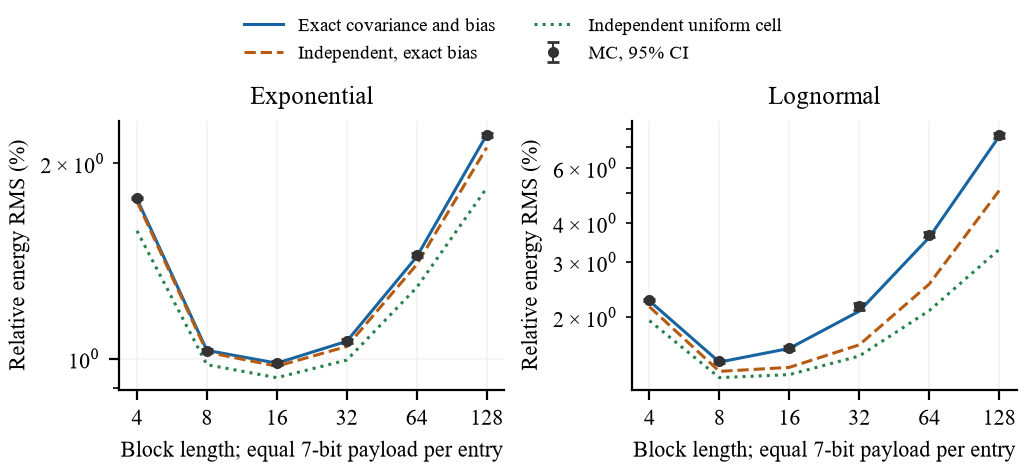

Reproduce this figure in Python.
"""Fixed-budget BFP compression of independent cell sources in a Poisson solve.

Run: python poisson_application.py; rebuild without resampling: --from-saved.
The fixed codec returns a format failure outside its signed int8 exponent
range. It never saturates or silently adds an unbudgeted escape payload.
All prescribed layouts and block lengths are retained; inputs are paired
across codecs and independent of all earlier application experiments.
"""
from pathlib import Path
import argparse
import csv
import hashlib
import json
import math
import platform
import time

import numpy as np
import scipy
from scipy.fft import dst, idst
from scipy.special import log_ndtr, logsumexp
import matplotlib
matplotlib.use("Agg")
import matplotlib.pyplot as plt
import run_revision as core

OUT = Path(__file__).resolve().parent
LAWS = ("exponential", "lognormal")
SIZES = (128, 512)
BLOCK_SIZES = (4, 8, 16, 32, 64, 128)
BITS_PER_ENTRY = 7
EXPONENT_BITS = 8
EXPONENT_MIN, EXPONENT_MAX = -128, 127
DEFAULT_TRIALS = {128: 40000, 512: 20000}


def sha(path):
    return hashlib.sha256(path.read_bytes()).hexdigest()


def write_csv(path, rows):
    with path.open("w", newline="", encoding="utf-8") as f:
        writer = csv.DictWriter(f, fieldnames=list(rows[0]))
        writer.writeheader()
        writer.writerows(rows)


def read_rows(name):
    with (OUT / name).open(newline="", encoding="utf-8") as f:
        rows = list(csv.DictReader(f))
    for row in rows:
        for key, value in row.items():
            if value in ("True", "False"):
                row[key] = value == "True"
            else:
                try:
                    row[key] = float(value)
                except ValueError:
                    pass
    return rows


def source_moments(law):
    if law == "exponential":
        return 1., 1., 2., 24.
    if law == "lognormal":
        return math.exp(.5), math.exp(2)-math.e, math.exp(2), math.exp(8)
    raise ValueError(law)


def geometry(n):
    h = 1 / (n + 1)
    i = np.arange(1, n + 1)
    # Green matrix of A=h^-2 tridiag(-1,2,-1), checked against DST below.
    green = h*h * np.minimum.outer(i, i) * (n + 1 - np.maximum.outer(i, i)) / (n + 1)
    eigenvalues = 4 / (h*h) * np.sin(np.pi * i / (2*(n+1)))**2
    return h, green, eigenvalues


def configurations(n):
    configurations = []
    budget = BITS_PER_ENTRY*n
    for size in BLOCK_SIZES:
        count = n // size
        base = (budget - EXPONENT_BITS*count)//n - 3
        extra = (budget - EXPONENT_BITS*count - n*(base+3))//size
        # Locations are part of the prescribed codec, requiring no flags.
        high = set(np.floor((np.arange(extra)+.5)*count/extra).astype(int)) if extra else set()
        levels = np.array([base + (j in high) for j in range(count)], dtype=int)
        payload = int(np.sum(size*(levels+3)) + EXPONENT_BITS*count)
        padding = budget-payload
        if base < 0 or extra > count or not 0 <= padding < size:
            raise RuntimeError("invalid prescribed storage allocation")
        for layout in ("contiguous", "interleaved"):
            if count == 1 and layout == "interleaved":
                continue
            ids = (np.arange(n).reshape(count, size) if layout == "contiguous"
                   else np.arange(n).reshape(size, count).T)
            configurations.append(dict(id=f"b{size}_{layout}", n=n, block_size=size,
                blocks=count, layout=layout, base_L=int(base), higher_L_blocks=int(extra),
                L_by_block=levels.tolist(), block_indices=ids.tolist(),
                coefficient_bits=int(size*np.sum(levels+3)),
                exponent_bits=EXPONENT_BITS*count, padding_bits=padding,
                total_bits=payload+padding, bits_per_entry=BITS_PER_ENTRY))
    return configurations


def probability_audit(law, config, h, eigenvalues):
    """Union-bound format failure and omitted energy moment, in log10 units."""
    n, size = config["n"], config["block_size"]
    lower_log = EXPONENT_MIN*math.log(2)
    upper_log = (EXPONENT_MAX+1)*math.log(2)
    if law == "lognormal":
        log_lower = size*float(log_ndtr(lower_log))
        log_upper_single = float(log_ndtr(-upper_log))
    else:
        log_lower = size*math.log(-math.expm1(-math.exp(lower_log)))
        log_upper_single = -math.exp(upper_log)
    log_failure = min(0., math.log(config["blocks"]) +
                      float(logsumexp([log_lower, math.log(size)+log_upper_single])))
    _, _, second, fourth = source_moments(law)
    input_fourth_norm = n*fourth+n*(n-1)*second*second
    # ||e||^2 <= b_max 2^-2(Lmin+1) ||b||^2; Cauchy bounds the
    # full-vector energy on failure, including unaffected blocks.
    factor = h/eigenvalues[0]*size/2**(2*(config["base_L"]+1))
    log_energy = math.log(factor)+.5*(math.log(input_fourth_norm)+log_failure)
    return dict(failure_probability_log10_bound=log_failure/math.log(10),
                omitted_energy_mse_log10_bound=log_energy/math.log(10))


def population(law, config, h, green, eigenvalues, cache):
    n, size = config["n"], config["block_size"]
    means = np.zeros(n)
    exact_variance, independent_variance, uniform = 0., 0., 0.
    minimum_retained = 1.
    for ids, level in zip(config["block_indices"], config["L_by_block"]):
        key = (law, size, level)
        if key not in cache:
            cache[key] = core.exact_model(law, size, level, compute_reduced=False)
        model = cache[key]
        mu, v, kappa = model["mean"], model["var"], model["cov"]
        ids = np.array(ids)
        block_green = green[np.ix_(ids, ids)]
        trace = np.trace(block_green)
        means[ids] = mu
        exact_variance += (v-kappa)*trace+kappa*block_green.sum()
        independent_variance += v*trace
        mean_step2 = sum(t["p"]*t["s"]**2 for t in model["layers"])/model["retained_probability"]
        uniform += mean_step2/12*trace
        minimum_retained = min(minimum_retained, model["retained_probability"])
    bias = float(means @ green @ means)
    mean, variance, _, _ = source_moments(law)
    reference = h*(variance*np.trace(green)+mean*mean*green.sum())
    exact = h*(exact_variance+bias)
    independent = h*(independent_variance+bias)
    uniform *= h
    row = {k: v for k, v in config.items() if k not in ("block_indices", "L_by_block")}
    row.update(distribution=law, exact_energy_mse=exact,
               exact_energy_variance=h*exact_variance, energy_squared_bias=h*bias,
               independent_energy_mse=independent, uniform_energy_mse=uniform,
               reference_expected_energy=reference,
               exact_relative_rms=math.sqrt(exact/reference),
               independent_relative_rms=math.sqrt(independent/reference),
               uniform_relative_rms=math.sqrt(uniform/reference),
               minimum_retained_layer_probability=minimum_retained,
               **probability_audit(law, config, h, eigenvalues))
    return row


def bounded_quantize(inputs, config):
    ids = np.array(config["block_indices"])
    z = inputs[:, ids]
    maximum = np.max(np.abs(z), axis=2)
    # frexp extracts the exact binary64 binade, including the predecessor
    # of a power of two, where rounded log2 can misclassify the maximum.
    exponent = np.frexp(np.where(maximum > 0, maximum, 1))[1].astype(int)-1
    exponent = np.where(maximum > 0, exponent, 0)
    failed = (exponent < EXPONENT_MIN) | (exponent > EXPONENT_MAX)
    if np.any(failed):
        raise OverflowError(f"bounded codec format failure in {config['id']}: "
                            f"{np.count_nonzero(failed)} block(s); no resampling")
    exponent_code = exponent.astype(np.int8)
    if not np.array_equal(exponent, exponent_code.astype(int)):
        raise RuntimeError("int8 exponent encoding differs")
    levels = np.array(config["L_by_block"])
    step = np.exp2(exponent-levels[None, :])
    coefficients = np.rint(z/step[:, :, None]).astype(np.int16)
    max_positive = np.exp2(levels+2)-1
    min_negative = -np.exp2(levels+2)
    if np.any(coefficients > max_positive[None, :, None]) or np.any(coefficients < min_negative[None, :, None]):
        raise RuntimeError("signed L+3 coefficient width insufficient")
    # Construct the declared fixed-length payload. Coefficients use their
    # prescribed two's-complement widths, rather than a free int16 payload.
    payload_bits = np.zeros((len(inputs), config["total_bits"]), dtype=np.uint8)
    cursor = 0
    for j, level in enumerate(levels):
        width = int(level+3)
        exp_unsigned = exponent_code[:, j].view(np.uint8)
        payload_bits[:, cursor:cursor+8] = (exp_unsigned[:, None] >> np.arange(7, -1, -1)) & 1
        cursor += 8
        unsigned = coefficients[:, j, :] & (2**width-1)
        coded = ((unsigned[:, :, None] >> np.arange(width-1, -1, -1)) & 1).reshape(len(inputs), -1)
        payload_bits[:, cursor:cursor+config["block_size"]*width] = coded
        cursor += config["block_size"]*width
    if cursor+config["padding_bits"] != config["total_bits"]:
        raise RuntimeError("payload accounting mismatch")
    payload = np.packbits(payload_bits, axis=1, bitorder="big")
    if payload.shape[1]*8 != config["total_bits"]:
        raise RuntimeError("fixed payload byte width mismatch")
    # Independently decode the first complete payload in every batch.
    bits = np.unpackbits(payload[:1], axis=1, bitorder="big")[0]
    cursor = 0
    for j, level in enumerate(levels):
        width = int(level+3)
        exp_value = int(bits[cursor:cursor+8] @ (2**np.arange(7, -1, -1)))
        if exp_value >= 128:
            exp_value -= 256
        cursor += 8
        count = config["block_size"]*width
        unsigned = bits[cursor:cursor+count].reshape(-1, width) @ (2**np.arange(width-1, -1, -1))
        signed = np.where(unsigned >= 2**(width-1), unsigned-2**width, unsigned)
        cursor += count
        if exp_value != exponent[0, j] or not np.array_equal(signed, coefficients[0, j]):
            raise RuntimeError("packed signed-coefficient/exponent roundtrip mismatch")
    decoded = coefficients*step[:, :, None]
    residual = np.zeros_like(inputs)
    residual[:, ids.reshape(-1)] = (decoded-z).reshape(len(inputs), -1)
    return residual, int(exponent.min()), int(exponent.max())


def bootstrap_rms(values, reference, labels, replicates):
    generator = core.rng_for("poisson", "bootstrap", *labels)
    estimates = np.empty(replicates)
    for i in range(replicates):
        estimates[i] = math.sqrt(np.mean(values[generator.integers(len(values), size=len(values))])/reference)
    return np.percentile(estimates, [2.5, 97.5])


def ranking(rows):
    rankings = []
    for n in SIZES:
        for law in LAWS:
            selected = [r for r in rows if int(r["n"]) == n and r["distribution"] == law]
            for method in ("exact", "independent", "uniform", "mc"):
                order = sorted(selected, key=lambda r: (r[method+"_relative_rms"], r["id"]))
                winner = order[0]
                rankings.append(dict(n=n, distribution=law, method=method,
                    chosen_codec=winner["id"], predicted_relative_rms=winner[method+"_relative_rms"],
                    observed_relative_rms=winner["mc_relative_rms"],
                    observed_low=winner["mc_relative_rms_low"],
                    observed_high=winner["mc_relative_rms_high"],
                    ordered_codecs=";".join(r["id"] for r in order)))
    return rankings


def layout_comparisons(rows, manifest):
    comparisons = []
    for n in SIZES:
        for law in LAWS:
            saved = np.load(OUT/f"poisson_samples_{law}_n{n}.npz")
            energies, ids = saved["energy"], saved["codec_ids"].tolist()
            for size in BLOCK_SIZES:
                cont_id, inter_id = f"b{size}_contiguous", f"b{size}_interleaved"
                if inter_id not in ids:
                    continue
                contiguous = energies[:, ids.index(cont_id)]
                interleaved = energies[:, ids.index(inter_id)]
                generator = core.rng_for("poisson", "paired_layout_bootstrap", law, n, size)
                values = []
                for _ in range(manifest["bootstrap_replicates"]):
                    index = generator.integers(len(energies), size=len(energies))
                    values.append(1-math.sqrt(interleaved[index].mean()/contiguous[index].mean()))
                low, high = np.percentile(values, [2.5, 97.5])
                cont = next(r for r in rows if int(r["n"]) == n and r["distribution"] == law and r["id"] == cont_id)
                inter = next(r for r in rows if int(r["n"]) == n and r["distribution"] == law and r["id"] == inter_id)
                comparisons.append(dict(n=n, distribution=law, block_size=size,
                    exact_fractional_rms_reduction=1-inter["exact_relative_rms"]/cont["exact_relative_rms"],
                    independent_fractional_rms_reduction=1-inter["independent_relative_rms"]/cont["independent_relative_rms"],
                    uniform_fractional_rms_reduction=1-inter["uniform_relative_rms"]/cont["uniform_relative_rms"],
                    mc_fractional_rms_reduction=1-math.sqrt(interleaved.mean()/contiguous.mean()),
                    mc_fractional_rms_reduction_low=float(low), mc_fractional_rms_reduction_high=float(high),
                    bootstrap_replicates=manifest["bootstrap_replicates"], trials=len(energies)))
    write_csv(OUT/"poisson_layout_comparisons.csv", comparisons)
    return comparisons


def make_figure(rows):
    plt.rcParams.update({"font.family": "serif", "font.serif": ["Times New Roman"],
        "mathtext.fontset": "stix", "font.size": 8, "axes.labelsize": 8,
        "axes.titlesize": 9, "legend.fontsize": 7, "pdf.fonttype": 42,
        "axes.spines.top": False, "axes.spines.right": False})
    fig, axes = plt.subplots(1, 2, figsize=(5.125, 2.35), constrained_layout=True)
    for ax, law in zip(axes, LAWS):
        rr = [r for r in rows if int(r["n"]) == 128 and r["distribution"] == law and r["layout"] == "contiguous"]
        rr.sort(key=lambda r: r["block_size"])
        x = np.arange(len(rr))
        for method, color, ls, label in (("exact", "#1764a0", "-", "Exact covariance and bias"),
            ("independent", "#b65c12", "--", "Independent, exact bias"),
            ("uniform", "#28824d", ":", "Independent uniform cell")):
            ax.plot(x, [100*r[method+"_relative_rms"] for r in rr], color=color, ls=ls, lw=1.1, label=label)
        y = np.array([100*r["mc_relative_rms"] for r in rr])
        lo = np.array([100*r["mc_relative_rms_low"] for r in rr])
        hi = np.array([100*r["mc_relative_rms_high"] for r in rr])
        ax.errorbar(x, y, yerr=[y-lo, hi-y], fmt="o", color="#333333", ms=3, capsize=2, lw=.7, label="MC, 95% CI")
        ax.set_xticks(x, [str(int(r["block_size"])) for r in rr])
        ax.set_xlabel("Block length; equal 7-bit payload per entry")
        ax.set_ylabel("Relative energy RMS (%)")
        ax.set_title(core.NAMES[law])
        ax.set_yscale("log")
        ax.grid(alpha=.12)
    handles, labels = axes[0].get_legend_handles_labels()
    fig.legend(handles, labels, loc="outside upper center", ncol=2, frameon=False)
    fig.savefig(OUT/"poisson_application.pdf")
    fig.savefig(OUT/"poisson_application.png", dpi=200)
    plt.close(fig)


def write_section(rows, rankings, comparisons, manifest):
    table = []
    for law in LAWS:
        for size in BLOCK_SIZES:
            r = next(r for r in rows if int(r["n"]) == 128 and r["distribution"] == law and int(r["block_size"]) == size and r["layout"] == "contiguous")
            higher, count, base = int(r["higher_L_blocks"]), int(r["blocks"]), int(r["base_L"])
            level = str(base) if not higher else f"{base}/{base+1} ({higher}/{count})"
            label = "Exp." if law == "exponential" else "Logn."
            table.append(f"{label} & {size} & {level} & {int(r['padding_bits'])} & {100*r['exact_relative_rms']:.3f} & {100*r['independent_relative_rms']:.3f} & {100*r['uniform_relative_rms']:.3f} & [{100*r['mc_relative_rms_low']:.3f},{100*r['mc_relative_rms_high']:.3f}] " + r"\\")
    largest = next(r for r in rows if int(r["n"]) == 128 and r["distribution"] == "lognormal" and int(r["block_size"]) == 128)
    exp_choice = next(r for r in rankings if int(r["n"]) == 128 and r["distribution"] == "exponential" and r["method"] == "exact")
    ln_choice = next(r for r in rankings if int(r["n"]) == 128 and r["distribution"] == "lognormal" and r["method"] == "exact")
    coverage = sum(r["exact_in_mc_interval"] for r in rows)
    pbound = max(r["failure_probability_log10_bound"] for r in rows)
    momentbound = max(r["omitted_energy_mse_log10_bound"] for r in rows)
    layout_rows = [next(r for r in comparisons if int(r["n"]) == n and r["distribution"] == "lognormal" and int(r["block_size"]) == 8) for n in SIZES]
    section = r"""\subsection{A Poisson solve with an equal storage budget}
\label{sec:revision-poisson}
As a scientific-computing application, consider the steady diffusion problem
$-u''=f$ on $(0,1)$ with homogeneous Dirichlet conditions. On $N$ interior
points, put $h=(N+1)^{-1}$ and $A=h^{-2}\operatorname{tridiag}(-1,2,-1)$.
The cell sources $b_i$ are independent $\operatorname{Exp}(1)$ or
$\exp(N(0,1))$ variables; $u=A^{-1}b$. We compress $b$ and compute
$\delta u=A^{-1}(Q(b)-b)$ with the same fixed operator in binary64.
This tests source compression in a prescribed elliptic solve; it does not
model a correlated random field or arithmetic inside an iterative solver.

For a partition $\{B_j\}$, let its block moments be $\mu_j,v_j,\kappa_j$,
and set $m_i=\mu_j$ for $i\in B_j$. With $\|z\|_{A,h}^2=h z^TAz$,
the block covariance formulas give
\begin{equation}\label{eq:revision-poisson-energy}
\begin{aligned}
 h^{-1}\mathbb E\|\delta u\|_{A,h}^2
 &=\sum_j\left[(v_j-\kappa_j)
    \operatorname{tr}((A^{-1})_{B_jB_j})
 +\kappa_j\mathbf1_{B_j}^{T}A^{-1}\mathbf1_{B_j}\right]\\
 &\quad +m^TA^{-1}m.
\end{aligned}
\end{equation}
The reported relative RMS divides the square root of this expectation by
the deterministic population reference
$\{h[\operatorname{Var}(b_i)\operatorname{tr}(A^{-1})+
(\mathbb E b_i)^2\mathbf1^TA^{-1}\mathbf1]\}^{1/2}$.
In particular, the bias term includes interactions across different blocks.

Each codec has exactly $7N$ payload bits on representable inputs: an 8-bit
signed exponent per block, $L_j+3$ signed bits per grid coefficient, and
explicit padding. Block lengths are $4,8,16,32,64,128$; the largest feasible
common $L$ is supplemented by one extra coefficient bit in as many evenly
spaced, prescribed blocks as the budget allows. These locations are part of
the codec and require no data-dependent flags. Table~\ref{tab:revision-poisson}
lists the $N=128$ allocations. We test contiguous and interleaved layouts,
where the latter assigns every $N/|B_j|$th coordinate to the same block.

The actual encoder rejects exponents outside $[-128,127]$; it does not
silently saturate or add escape data. No failure occurred in the retained
samples. For each configuration the per-vector union-bound failure probability is
below $10^{__PBOUND__}$; a fourth-moment/Cauchy bound puts the omitted
unconditional energy MSE below $10^{__MBOUND__}$. The population formula
uses the unsaturated model, so this audit makes its finite-range discrepancy
explicit. This is a fully specified model codec, not a claim about MXFP4.

We retain all __CONFIGS__ configurations at $N=128,512$, using respectively
__TRIAL128__ and __TRIAL512__ independent held-out source vectors per law and
__BOOT__ vector-bootstrap replicates. Each vector is reused across codecs.
The configuration and encoding policy were recorded before sampling; the
analytical pilot used to design this experiment is disclosed in the manifest.
The measured intervals cover __COVERAGE__ of __CONFIGS__ exact RMS predictions.
Both resolutions and every layout, interval, and population ranking are in
the reproduction package.

\begin{table}[tb]
\centering
\caption{Equal-$896$-bit Poisson source compression: both source laws,
$N=128$, contiguous blocks. A mixed $L/(L+1)$ entry gives the number of
higher-precision blocks in parentheses. Relative energy RMS values are
percentages. ``Ind.'' keeps exact marginal moments and bias; ``Unif.'' uses
independent zero-mean uniform-cell errors. All six candidates are retained.}
\label{tab:revision-poisson}
\begingroup\footnotesize\setlength{\tabcolsep}{2.2pt}
\begin{tabular}{lrlrrrrr}
\toprule
Law & $|B_j|$ & $L_j$ & Pad & Exact & Ind. & Unif. & MC $95\%$ interval\\
\midrule
__TABLE__
\bottomrule
\end{tabular}\endgroup
\end{table}

For the single length-$128$ lognormal block, the bias-aware independent
prediction underestimates energy MSE by a factor __MSEFACTOR__, and the
uniform-cell prediction by __UNIFORMFACTOR__. The storage constraint also
prevents treating smaller blocks as a free improvement. At $N=128$ the exact
minimum among the prescribed codecs is __EXPCHOICE__ for exponential sources
and __LNCHOICE__ for lognormal sources. The marginal-only and exact models
choose the same block lengths here. At length $8$, interleaving reduces the
measured lognormal energy RMS by __LAYOUT128__\% at $N=128$ (paired $95\%$
interval $[__LAYOUT128LOW__,__LAYOUT128HIGH__]\%$) and __LAYOUT512__\% at $N=512$
($[__LAYOUT512LOW__,__LAYOUT512HIGH__]\%$). The marginal-only models tie these
layouts, whereas the exact covariance predicts their difference.
The comparison establishes quantitative error and layout predictions; it
does not establish a general optimizer or a block-length ranking reversal.
"""
    choice_label = lambda r: "$|B_j|="+r["chosen_codec"].split("_")[0][1:]+"$ with "+r["chosen_codec"].split("_")[1]+" blocks"
    substitutions = {"__TABLE__": "\n".join(table), "__PBOUND__": str(math.ceil(pbound)),
        "__MBOUND__": str(math.ceil(momentbound)), "__CONFIGS__": str(len(rows)),
        "__TRIAL128__": f"{manifest['trials_by_n']['128']:,}".replace(",", r"\,"),
        "__TRIAL512__": f"{manifest['trials_by_n']['512']:,}".replace(",", r"\,"),
        "__BOOT__": str(manifest["bootstrap_replicates"]), "__COVERAGE__": str(coverage),
        "__MSEFACTOR__": f"{largest['exact_energy_mse']/largest['independent_energy_mse']:.2f}",
        "__UNIFORMFACTOR__": f"{largest['exact_energy_mse']/largest['uniform_energy_mse']:.2f}",
        "__EXPCHOICE__": choice_label(exp_choice), "__LNCHOICE__": choice_label(ln_choice)}
    for n, row in zip(SIZES, layout_rows):
        substitutions[f"__LAYOUT{n}__"] = f"{100*row['mc_fractional_rms_reduction']:.2f}"
        substitutions[f"__LAYOUT{n}LOW__"] = f"{100*row['mc_fractional_rms_reduction_low']:.2f}"
        substitutions[f"__LAYOUT{n}HIGH__"] = f"{100*row['mc_fractional_rms_reduction_high']:.2f}"
    for marker, replacement in substitutions.items():
        section = section.replace(marker, replacement)
    (OUT.parent/"poisson_application.tex").write_text(section, encoding="utf-8")


def rebuild(rows, manifest):
    rankings = ranking(rows)
    write_csv(OUT/"poisson_rankings.csv", rankings)
    comparisons = layout_comparisons(rows, manifest)
    make_figure(rows)
    write_section(rows, rankings, comparisons, manifest)
    files = ["poisson_application.py", "poisson_results.csv", "poisson_rankings.csv",
             "poisson_layout_comparisons.csv", "poisson_application.pdf",
             "poisson_application.png", "poisson_prespecification.json", "poisson_numerical_source.py"]
    files += [p.name for p in sorted(OUT.glob("poisson_samples_*.npz"))]
    if (OUT/"poisson_binade_audit.json").exists():
        files.append("poisson_binade_audit.json")
    manifest["files"] = {name: sha(OUT/name) for name in files}
    manifest["generated_manuscript_section"] = {"../poisson_application.tex": sha(OUT.parent/"poisson_application.tex")}
    (OUT/"poisson_manifest.json").write_text(json.dumps(manifest, indent=2)+"\n", encoding="utf-8")


def main():
    parser = argparse.ArgumentParser(description=__doc__)
    parser.add_argument("--bootstrap", type=int, default=300)
    parser.add_argument("--trials-128", type=int, default=DEFAULT_TRIALS[128])
    parser.add_argument("--trials-512", type=int, default=DEFAULT_TRIALS[512])
    parser.add_argument("--from-saved", action="store_true")
    args = parser.parse_args()
    if args.from_saved:
        manifest = json.loads((OUT/"poisson_manifest.json").read_text(encoding="utf-8"))
        manifest["numerical_source_snapshot"] = "poisson_numerical_source.py"
        if sha(OUT/"poisson_numerical_source.py") != manifest["numerical_source_sha256"]:
            raise RuntimeError("executed numerical source snapshot hash mismatch")
        manifest["artifact_rebuild"] = "From saved CSVs and paired energy arrays; no new source vectors or original RMS bootstrap. Paired layout intervals computed from retained vectors; numerical source dependency hashes preserved."
        rebuild(read_rows("poisson_results.csv"), manifest)
        print("Rebuilt Poisson figures, section, rankings, and hashes from saved CSVs.")
        return
    started = time.time()
    (OUT/"poisson_numerical_source.py").write_bytes(Path(__file__).read_bytes())
    trials = {128: args.trials_128, 512: args.trials_512}
    presets = {n: configurations(n) for n in SIZES}
    manifest = dict(master_seed=core.MASTER_SEED, rng="PCG64 via SHA256-labeled SeedSequence",
        date="2026-10-10 Asia/Shanghai", laws={"exponential": "Exp(1)", "lognormal": "exp(N(0,1))"},
        trials_by_n={str(n): trials[n] for n in SIZES}, bootstrap_replicates=args.bootstrap,
        bootstrap_unit="independent complete source vectors, paired across prescribed codecs",
        confidence_level=.95, bits_per_entry=BITS_PER_ENTRY,
        encoder=dict(rounding="RNE ties-to-even", coefficient_width="L+3 signed bits",
            exponent_width=EXPONENT_BITS, exponent_range=[EXPONENT_MIN, EXPONENT_MAX],
            zero_block="exponent zero and all coefficients zero", outside_range="explicit failure; no resampling, no silent escape",
            padding="explicit unused bits to common 7N payload", precision_metadata="fixed codec locations; no data-dependent flags"),
        scope="independent cell sources; fixed unquantized 1D Dirichlet Poisson operator; binary64 residual propagation; no solver arithmetic",
        reference="population expected solution energy; not sample-wise relative errors",
        configurations={str(n): presets[n] for n in SIZES},
        selection_record=[
            "A read-only analytical pilot inspected all six block lengths at nominal budgets 4,5,6,7,8 bits/entry for N=128 before the held-out source samples.",
            "Seven bits/entry and both N=128,512 resolutions were then fixed. All six lengths and all distinct contiguous/interleaved layouts are retained, including padding and deterministic mixed precisions.",
            "No population block-length ranking reversal was found in the pilot; the experiment targets error magnitude and layout effects, and reports rankings honestly.",
            "Held-out input stream label is poisson|heldout|input|law|N. No sample-dependent threshold, seed search, or configuration deletion."],
        source_dependencies={"run_revision.py": sha(OUT/"run_revision.py")},
        numerical_source_sha256=sha(Path(__file__)), numerical_source_snapshot="poisson_numerical_source.py",
        python=platform.python_version(),
        numpy=np.__version__, scipy=scipy.__version__, matplotlib=matplotlib.__version__,
        platform=platform.platform())
    # This durable record precedes all population computation and new sampling.
    (OUT/"poisson_prespecification.json").write_text(json.dumps(manifest, indent=2)+"\n", encoding="utf-8")
    cache, rows = {}, []
    maximum_identity_error = 0.
    for n in SIZES:
        h, green, eigenvalues = geometry(n)
        cfgs = presets[n]
        for law in LAWS:
            predictions = [population(law, cfg, h, green, eigenvalues, cache) for cfg in cfgs]
            generator = core.rng_for("poisson", "heldout", "input", law, n)
            energies = np.empty((trials[n], len(cfgs)))
            minima = np.full(len(cfgs), 100000, dtype=int)
            maxima = np.full(len(cfgs), -100000, dtype=int)
            batch = max(1, core.CHUNK_ELEMS//n)
            for start in range(0, trials[n], batch):
                inputs = core.draw(law, (min(batch, trials[n]-start), n), generator)
                for j, cfg in enumerate(cfgs):
                    residual, emin, emax = bounded_quantize(inputs, cfg)
                    transformed = dst(residual, type=1, norm="ortho", axis=1)
                    energy = h*np.sum(transformed*transformed/eigenvalues, axis=1)
                    if start == 0:
                        check = h*np.einsum("bi,ij,bj->b", residual[:8], green, residual[:8])
                        discrepancy = float(np.max(np.abs(check-energy[:8])/(1+np.abs(check))))
                        maximum_identity_error = max(maximum_identity_error, discrepancy)
                        solved = idst(transformed[:8]/eigenvalues, type=1, norm="ortho", axis=1)
                        direct = h*np.sum(residual[:8]*solved, axis=1)
                        if not np.allclose(direct, check, atol=2e-16, rtol=2e-13):
                            raise RuntimeError("DST solve/Green energy identity mismatch")
                    energies[start:start+len(inputs), j] = energy
                    minima[j] = min(minima[j], emin)
                    maxima[j] = max(maxima[j], emax)
            np.savez_compressed(OUT/f"poisson_samples_{law}_n{n}.npz", energy=energies,
                codec_ids=np.array([cfg["id"] for cfg in cfgs]), exponent_min=minima, exponent_max=maxima)
            for j, row in enumerate(predictions):
                rms = math.sqrt(float(energies[:, j].mean())/row["reference_expected_energy"])
                low, high = bootstrap_rms(energies[:, j], row["reference_expected_energy"], (law, n, row["id"]), args.bootstrap)
                row.update(trials=trials[n], mc_energy_mse=float(energies[:, j].mean()),
                    mc_relative_rms=rms, mc_relative_rms_low=float(low), mc_relative_rms_high=float(high),
                    exact_in_mc_interval=bool(low <= row["exact_relative_rms"] <= high),
                    relative_prediction_error=(rms/row["exact_relative_rms"]-1),
                    observed_exponent_min=int(minima[j]), observed_exponent_max=int(maxima[j]), format_failures=0)
                rows.append(row)
            print(f"Completed {law}, N={n}: {trials[n]} paired vectors, {len(cfgs)} codecs.", flush=True)
    write_csv(OUT/"poisson_results.csv", rows)
    manifest.update(duration_seconds=time.time()-started,
        maximum_DST_Green_energy_identity_error=maximum_identity_error,
        exact_rms_ci_coverage=sum(r["exact_in_mc_interval"] for r in rows), configurations_count=len(rows),
        maximum_relative_rms_prediction_error=max(abs(r["relative_prediction_error"]) for r in rows),
        format_failures=0,
        failure_probability_log10_bound=max(r["failure_probability_log10_bound"] for r in rows),
        omitted_energy_mse_log10_bound=max(r["omitted_energy_mse_log10_bound"] for r in rows))
    rebuild(rows, manifest)
    print(f"Retained {len(rows)} configurations; exact RMS CI coverage {manifest['exact_rms_ci_coverage']}/{len(rows)}; "
          f"largest RMS discrepancy {100*manifest['maximum_relative_rms_prediction_error']:.2f}%; no exponent failures.")


if __name__ == "__main__":
    main()
